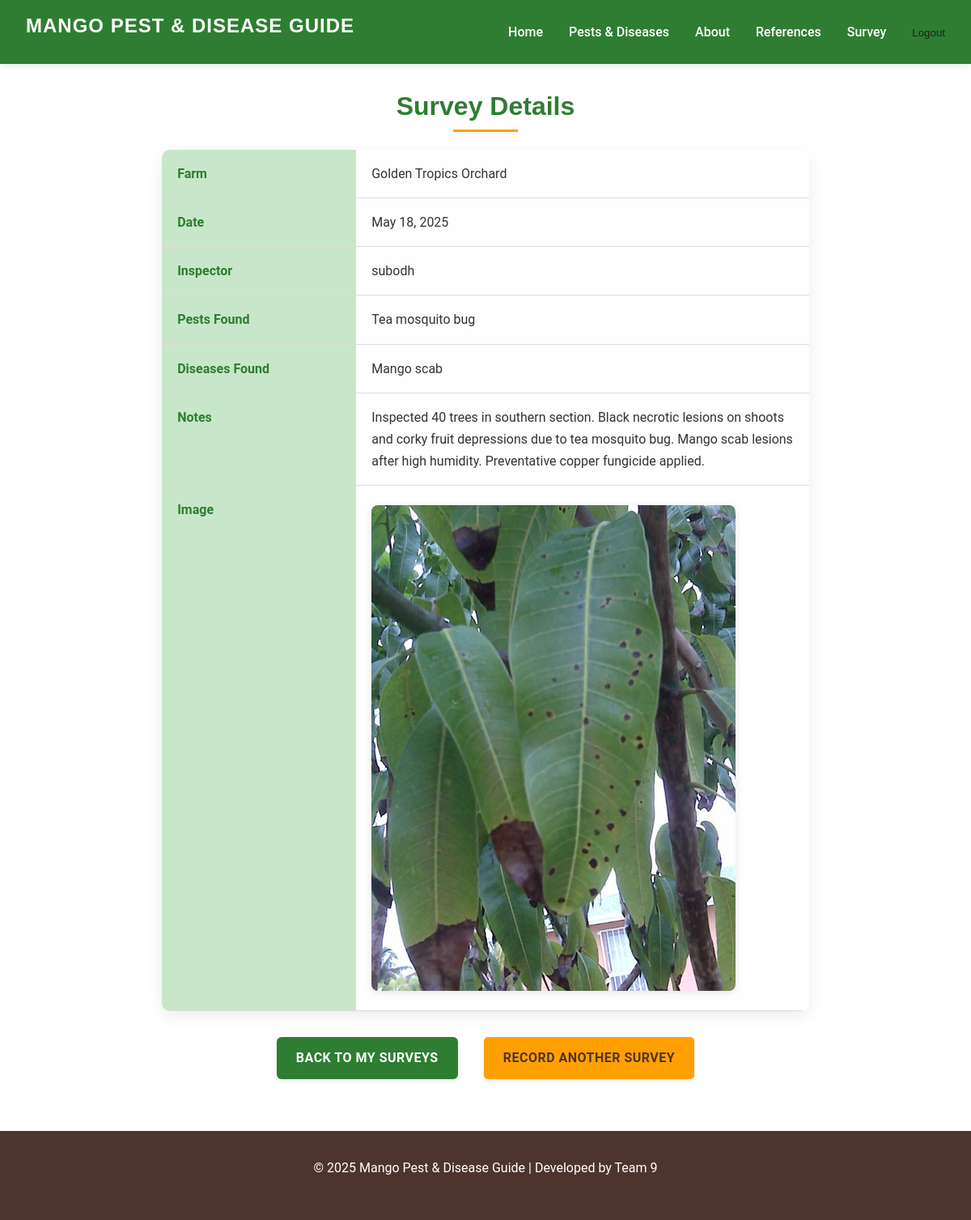
The page /survey/detail/17/ (signed in) on the database its author committed.
### survey/models.py (models this page shows, shortened)
class SurveillanceRecord(models.Model):
    farm = models.ForeignKey(
        Farm,
        on_delete=models.CASCADE,
        related_name='surveillance_records'
    )
    date = models.DateField(
        help_text="Select a date between 01/01/2000 and today."
    )
    time = models.TimeField(
        help_text="Select the time of inspection.",
        auto_now_add=True,
        null=False,
        blank=False
    )
    inspector = models.ForeignKey(
        User,
        on_delete=models.SET_NULL,
        null=True,
        blank=True,
        help_text="The user who conducted the surveillance."
    )
    num_trees_inspected = models.PositiveIntegerField(
        verbose_name="Number of Trees Inspected",
        default=0,
        help_text="Enter the number of trees inspected during this survey."
    )
    pests_found = models.ManyToManyField(
        Pest,
        blank=True,
        help_text="Select all pests found (if any)."
    )
    diseases_found = models.ManyToManyField(
        Disease,
        blank=True,
        help_text="Select all diseases found (if any)."
    )
    notes = models.TextField(
        blank=False,
        max_length=1000,
        help_text="Notes taken during survey. Type 'N/A' if none."
    )
    image = models.ImageField(
        upload_to='survey/',
        blank=True,
        null=True,
        help_text="Upload an image (optional)."
    )

class Farm(models.Model):
    name = models.CharField(
        max_length=100,
        blank=False,
        help_text="Enter the farm's name."
    )
    farm_address = models.CharField(
        max_length=255,
        blank=True,
        help_text="Enter the farm's address."
    )
    owner = models.ForeignKey(
        User,
        on_delete=models.CASCADE,
        related_name='farms',
        help_text="Farm owner (user account)."
    )
    contact_number = models.CharField(
        max_length=20,
        blank=True,
        validators=[
            RegexValidator(
                regex=r'^\+?[\d\s\-]{7,20}$',
                message="Enter a valid phone number (digits, spaces, dashes, and optional leading +)."
            )
        ],
        help_text="Enter a valid contact number."
    )
    notes = models.TextField(
        blank=True,
        help_text="Additional notes (optional)."
    )
    land_area = models.DecimalField(
        max_digits=10,  # Total number of digits
        decimal_places=2,  # Number of digits after the decimal point
        blank=False,
        default=0.0,
        help_text="Land area (acres or hectares)."
    )
    num_trees_est = models.PositiveIntegerField(
        verbose_name="Number of Trees (Estimated)",
        default=0,
        blank=False,
        help_text="Estimated number of trees."
    )

### catalog/models.py (models this page shows)
class Pest(models.Model):
    common_name = models.CharField(max_length=100)
    scientific_name = models.CharField(max_length=100)
    family = models.CharField(max_length=50)
    description = models.TextField()
    life_cycle = models.TextField()
    damage_description = models.TextField()
    importance = models.TextField()
    hosts = models.CharField(max_length=200)
    critical_control_period = models.CharField(max_length=100)
    monitoring = models.TextField()
    comments = models.TextField(blank=True)
    image_url = models.CharField(max_length=255, blank=True)  # or use FileField/URLField
    def __str__(self):
        return self.common_name

class Disease(models.Model):
    DISEASE_TYPES = [
        ('Fungal', 'Fungal'),
        ('Bacterial', 'Bacterial'),
        ('Viral', 'Viral'),
    ]
    common_name = models.CharField(max_length=100)
    scientific_name = models.CharField(max_length=100)
    disease_type = models.CharField(max_length=20, choices=DISEASE_TYPES)  # Changed `type` to `disease_type`
    symptoms = models.TextField()
    distribution = models.CharField(max_length=200)
    favoured_by = models.CharField(max_length=200)
    similar_to = models.CharField(max_length=200)
    control_strategies = models.TextField()
    life_cycle = models.TextField()
    impact = models.TextField(blank=True)
    image_url = models.CharField(max_length=255, blank=True)  # or use FileField/URLField
    def __str__(self):
        return self.common_name

### survey/views.py (the view)
# urls.py: path('detail/<int:pk>/', views.survey_detail_view, name='survey_detail_view'),
@login_required
def survey_detail_view(request, pk):
    record = get_object_or_404(SurveillanceRecord, pk=pk, inspector=request.user)
    return render(request, 'survey/survey_detail.html', {'record': record})

### survey/templates/survey/survey_detail.html
{% extends "base.html" %}
{% block content %}
  <h2 class="survey-details-heading">Survey Details</h2>
  <table class="survey-detail-table">
    <tr>
      <th>Farm</th>
      <td>{{ record.farm.name }}</td>
    </tr>
    <tr>
      <th>Date</th>
      <td>{{ record.date|date:"F j, Y" }}</td>
    </tr>
    <tr>
      <th>Inspector</th>
      <td>{{ record.inspector.get_full_name|default:record.inspector.username }}</td>
    </tr>
    <tr>
      <th>Pests Found</th>
      <td>
        {% with record.pests_found.all as pests %}
          {% if pests %}
            {{ pests|join:", " }}
          {% else %}
            None
          {% endif %}
        {% endwith %}
      </td>
    </tr>
    <tr>
      <th>Diseases Found</th>
      <td>
        {% with record.diseases_found.all as diseases %}
          {% if diseases %}
            {{ diseases|join:", " }}
          {% else %}
            None
          {% endif %}
        {% endwith %}
      </td>
    </tr>
    <tr>
      <th>Notes</th>
      <td>{{ record.notes|default:"None" }}</td>
    </tr>
    <tr>
      <th>Image</th>
      <td>
        {% if record.image %}
          <img src="{{ record.image.url }}" alt="Survey Image" class="survey-image">
        {% else %}
          <span class="text-muted">No image uploaded.</span>
        {% endif %}
      </td>
    </tr>
  </table>
  <div class="survey-detail-actions">
    <a href="{% url 'my_surveys_view' %}" class="btn btn-primary">Back to My Surveys</a>
    <a href="{% url 'create_surveillancerecord_view' %}" class="btn btn-success">Record Another Survey</a>
  </div>
{% endblock %}

### static/css/style.css (style rules this page uses)
:root { --primary-green: #2e7d32; --secondary-green: #388e3c; --light-green: #c8e6c9; --primary-yellow: #ffa000; --secondary-yellow: #ffb300; --light-yellow: #fff8e1; --dark-brown: #4e342e; --light-gray: #f5f5f5; --white: #ffffff; --text-dark: #212121; --text-medium: #424242; --text-light: #757575; --font-main: 'Roboto', 'Segoe UI', sans-serif; --font-headings: 'Montserrat', 'Arial', sans-serif; }
* { margin: 0; padding: 0; box-sizing: border-box; }
body { font-family: var(--font-main); font-size: 16px; line-height: 1.7; color: var(--text-dark); background-color: var(--white); }
h1, h2, h3, h4, h5, h6 { font-family: var(--font-headings); font-weight: 600; line-height: 1.3; margin-bottom: 1rem; }
a { text-decoration: none; color: var(--primary-green); transition: all 0.3s ease; }
.btn { display: inline-block; background-color: var(--primary-yellow); color: var(--text-dark); font-weight: 600; padding: 0.8rem 1.8rem; border-radius: 4px; border: none; cursor: pointer; transition: all 0.3s ease; text-align: center; text-transform: uppercase; letter-spacing: 0.5px; box-shadow: 0 2px 5px rgba(0, 0, 0, 0.1); }
.btn-primary { background-color: var(--primary-yellow); color: var(--text-dark); padding: 0.7rem 1.6rem; border-radius: 5px; text-transform: uppercase; font-weight: 600; transition: all 0.3s ease; text-decoration: none; display: inline-block; }
.btn-success { background-color: #43a047; color: #fff; }
html, body { height: 100%; margin: 0; }
body { display: flex; flex-direction: column; }
.survey-details-heading { text-align: center; color: var(--primary-green); font-size: 2rem; margin-bottom: 2rem; position: relative; }
.survey-details-heading::after { content: ''; position: absolute; width: 70px; height: 3px; background-color: var(--primary-yellow); bottom: -10px; left: 50%; transform: translateX(-50%); }
.survey-detail-actions { text-align: center; margin-top: 2rem; }
.btn.btn-success { background-color: var(--primary-yellow); color: var(--dark-brown); padding: 0.75rem 1.5rem; font-weight: bold; border-radius: 5px; text-decoration: none; display: inline-block; }
.survey-detail-table { width: 100%; border-collapse: collapse; margin: 2rem auto; max-width: 800px; background-color: var(--white); border-radius: 10px; box-shadow: 0 6px 20px rgba(0, 0, 0, 0.08); overflow: hidden; }
.survey-detail-table th, .survey-detail-table td { padding: 1rem 1.2rem; text-align: left; border-bottom: 1px solid #ddd; vertical-align: top; }
.survey-detail-table th { background-color: var(--light-green); color: var(--primary-green); width: 30%; font-weight: 600; }
.survey-detail-table td { background-color: #fefefe; color: #333; }
.survey-details-heading { text-align: center; font-size: 2rem; color: var(--primary-green); margin-top: 2rem; margin-bottom: 1.5rem; position: relative; }
.survey-details-heading::after { content: ''; display: block; width: 80px; height: 3px; background-color: var(--primary-yellow); margin: 0.5rem auto 0; }
.survey-image { max-width: 100%; height: auto; border-radius: 8px; margin-top: 0.5rem; box-shadow: 0 2px 10px rgba(0, 0, 0, 0.1); }
.survey-detail-actions { display: flex; justify-content: center; gap: 1rem; margin: 2rem auto 4rem; flex-wrap: wrap; }
.survey-detail-actions .btn { padding: 0.75rem 1.5rem; border-radius: 5px; font-weight: 600; text-transform: uppercase; text-decoration: none; transition: all 0.3s ease; }
.btn-primary { background-color: var(--primary-green); color: var(--white); }
.btn-success { background-color: var(--primary-yellow); color: var(--dark-brown); }
.btn.btn-primary { background-color: var(--primary-green); color: #fff; padding: 0.75rem 1.5rem; font-size: 1rem; border: none; border-radius: 6px; cursor: pointer; margin-right: 1rem; transition: background-color 0.3s ease; }

### rows shown on the page
SurveillanceRecord: farm.name "Golden Tropics Orchard", date "May 18, 2025", inspector.get_full_name "subodh", notes "Inspected 40 trees in southern section. Black necrotic lesions on shoots and corky fruit depressions due to tea mosquito bug. Mango scab lesions after high humidity. Preventative copper fungicide applied.", image (picture)
Pest: common_name "Tea mosquito bug"
Disease: common_name "Mango scab"
